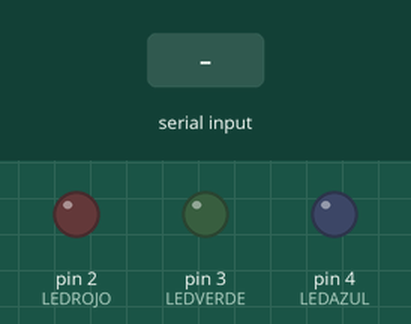
Simulated run of this sketch. Board: Arduino Uno, built with avr-gcc and run on an emulated ATmega328P. Shown: output pins drawn as LEDs (lit = HIGH). The inputs (shaded band) are chosen by the test bench.

Above: at 1.2 s.
1.3 s: "1" received over Serial
At 2.2 s:
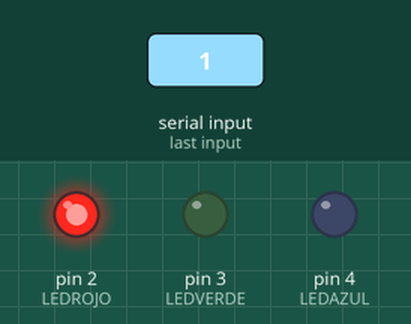
2.8 s: "2" received over Serial
At 3.3 s:
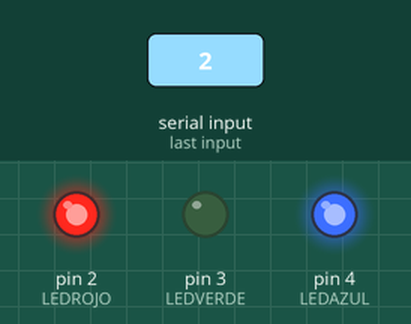
4.3 s: "3" received over Serial
At 5.5 s:
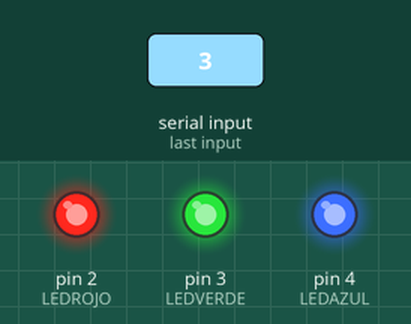
5.8 s: "1" received over Serial
At 6.8 s:
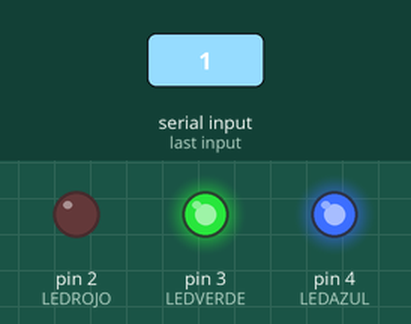
7.3 s: "2" received over Serial
At 7.9 s:
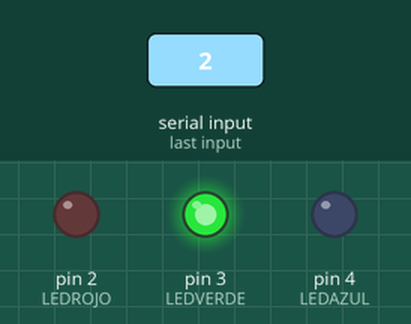
Timing chart, 0 to 9.8 s (numbered marks = the images above; inputs shaded):
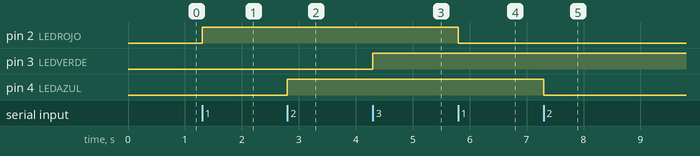

Measured:
- after the input at 1.3 s, pin 2 (LEDROJO): LOW → HIGH at once
- after the input at 2.8 s, pin 4 (LEDAZUL): LOW → HIGH at once
- after the input at 4.3 s, pin 3 (LEDVERDE): LOW → HIGH at once
- after the input at 5.8 s, pin 2 (LEDROJO): HIGH → LOW at once
- after the input at 7.3 s, pin 4 (LEDAZUL): HIGH → LOW at once

The sketch:

EjemploControlBluettoth.ino
```cpp
#include <SoftwareSerial.h>


char DATO = 0;
int LEDROJO = 2;
int LEDVERDE = 3;
int LEDAZUL = 4;

void setup(){
  Serial.begin(19200);
  pinMode(LEDROJO,OUTPUT);
  pinMode(LEDVERDE,OUTPUT);
  pinMode(LEDAZUL,OUTPUT);
}

void loop(){
  if(Serial.available()){
    DATO = (Serial.read());
    if(DATO == '1'){
      digitalWrite(LEDROJO,!digitalRead(LEDROJO));
    }
    if(DATO == '2'){
    digitalWrite(LEDAZUL,!digitalRead(LEDAZUL));
    }
    if(DATO == '3'){
    digitalWrite(LEDVERDE,!digitalRead(LEDVERDE));
    }
  }
}
```
